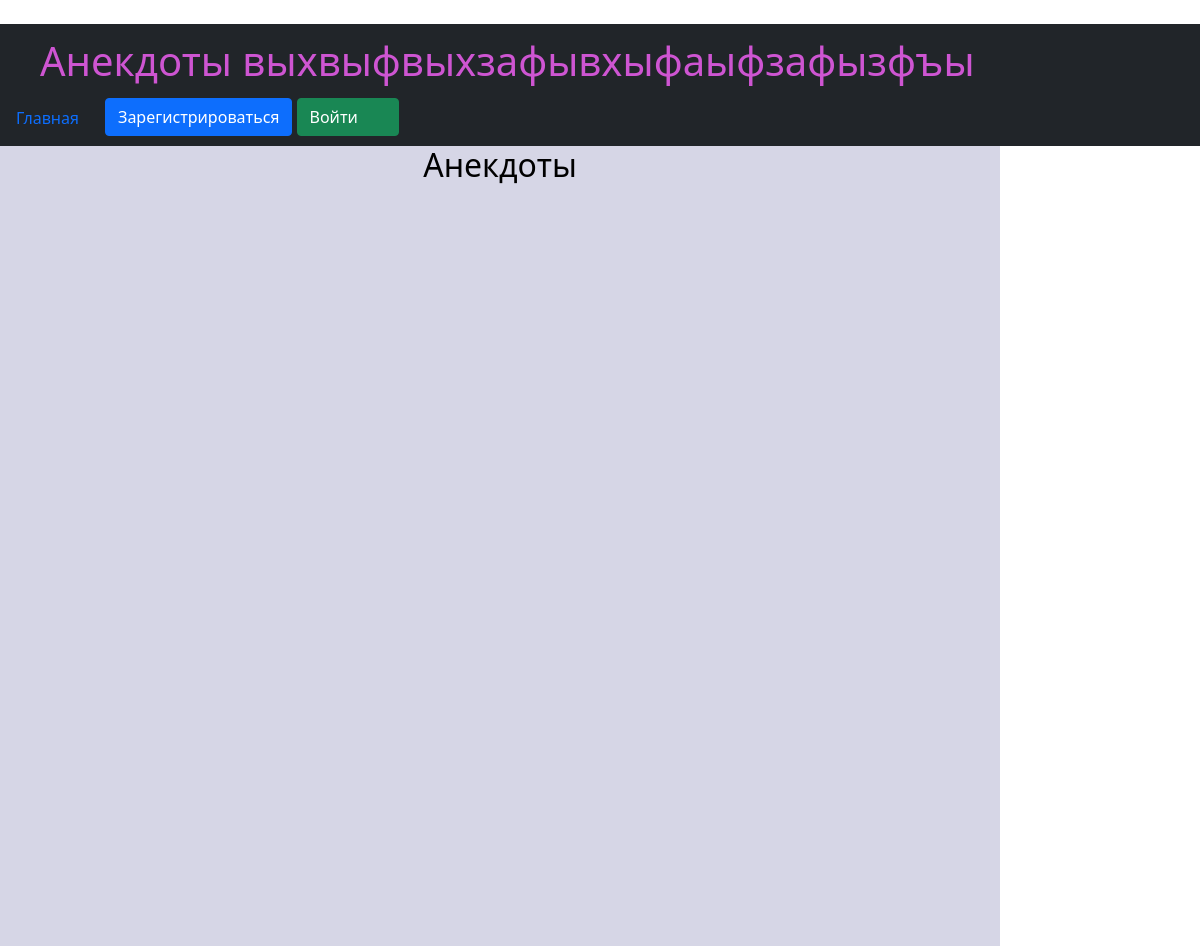
The page /index on the database as committed earlier.
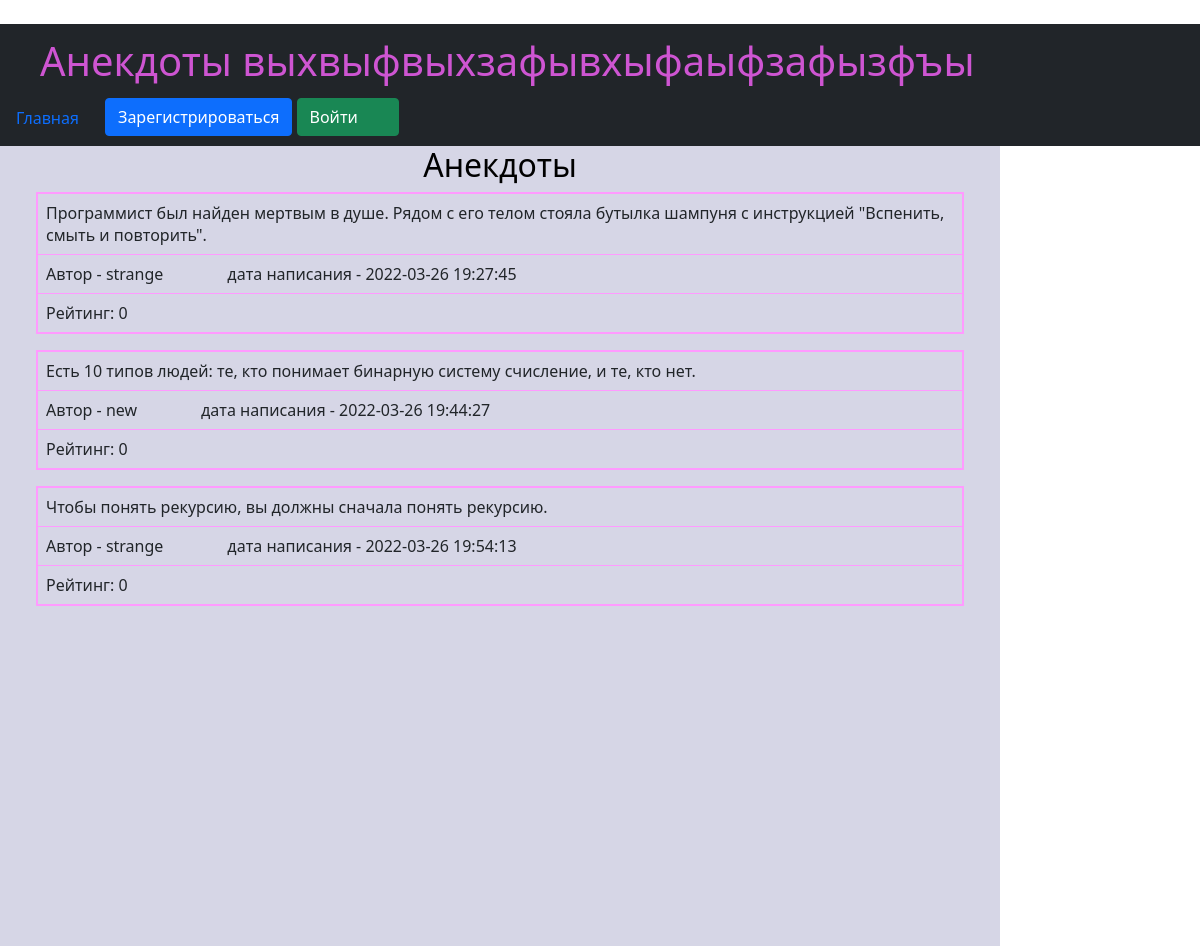
The same page on the database as committed later.
### data/anecdote.py (models this page shows)
class Anecdote(SqlAlchemyBase, SerializerMixin):
    __tablename__ = 'anecdote'
    id = sqlalchemy.Column(sqlalchemy.Integer, primary_key=True, autoincrement=True)
    anecdote = sqlalchemy.Column(sqlalchemy.String, nullable=True)
    date = sqlalchemy.Column(sqlalchemy.String, nullable=True)
    author = sqlalchemy.Column(sqlalchemy.Integer, sqlalchemy.ForeignKey("users.id"))
    rating = sqlalchemy.Column(sqlalchemy.Integer, nullable=True)
    user = orm.relation('User')

### data/users.py (models this page shows, shortened)
class User(SqlAlchemyBase, UserMixin, SerializerMixin):
    __tablename__ = 'users'
    id = sqlalchemy.Column(sqlalchemy.Integer, primary_key=True, autoincrement=True)
    nickname = sqlalchemy.Column(sqlalchemy.String, nullable=True)
    email = sqlalchemy.Column(sqlalchemy.String, index=True, unique=True, nullable=True)
    hashed_password = sqlalchemy.Column(sqlalchemy.String, nullable=True)
    rating = sqlalchemy.Column(sqlalchemy.Integer, nullable=True)
    dislikes = sqlalchemy.Column(sqlalchemy.Integer, nullable=True)
    role = sqlalchemy.Column(sqlalchemy.String, nullable=True)
    banned = sqlalchemy.Column(sqlalchemy.Boolean, nullable=True, default=False)
    anecdots = orm.relation("Anecdote", back_populates='user')

### main.py (the view)
@app.route("/index", methods=["GET"])
def index():
    anecdots = g.db_sess.query(Anecdote)
    return render_template("index.html", anecdots=anecdots)

### data/db_session.py (called while the page is built)
def create_session() -> Session:
    global __factory
    return __factory()

### main.py (called while the page is built)
@app.before_request
def before_request():
    g.db_sess = db_session.create_session()

@app.teardown_request
def teardown_request(teardown):
    g.db_sess.close()

### templates/index.html (shortened to what this page needs)
{% extends "base.html" %}
{% block content %}
<h2 align="center" xmlns:border="http://www.w3.org/1999/xhtml" >Анекдоты</h2>
<div class="container-fluid">
    {% for item in anecdots%}
    <table class="table table-bordered">
        <tr>
            <td>{{item.anecdote}}</td>
        </tr>
        <tr>
            <td><a>Автор - {{item.user.nickname}}</a><a>&emsp;&emsp;&emsp;&emsp;дата написания - {{item.date}}</a></td>
        </tr>
        <tr><td>Рейтинг: {{item.rating}}</td></tr>
    </table>
    {% endfor %}
</div>
{% endblock %}

### templates/base.html (shortened to what this page needs)
﻿<!DOCTYPE html>
<html lang="ru">
<head>
    <link href="https://cdn.jsdelivr.net/npm/bootstrap@5.1.3/dist/css/bootstrap.min.css" rel="stylesheet"
>
    <link rel="stylesheet" type="text/css" href="/static/css/style.css">
    <div class="navbar bg-dark">
        <div class="navbar-brand"><h1>Анекдоты выхвыфвыхзафывхыфаыфзафызфъы</h1></div>
        <ul class="nav">
            <il class="nav-item"><a class="nav-link active" href="/index">Главная</a></il>
            {% if current_user.is_authenticated %}
            <a class="nav-item" style="padding-right: 40px" href="/logout">[ {{ current_user.nickname }} ]</a>
            {% else %}
            <div>
                <a class="btn btn-primary " href="/register">Зарегистрироваться</a>
                <a class="btn btn-success" style="padding-right: 40px" href="/login">Войти</a>
            </div>
            {% endif %}
        </ul>
    </div>
</head>
<body>
<div class="container-fluid">
    <div class="row">
        <div class="col-md-10 main-block">{% block content %}  {% endblock %}</div>
        <div class="col-md-2 left-block">{% block right %}  {% endblock %}</div>
    </div>
</div>
</body>
</html>

### static/css/style.css (style rules this page uses)
h2 { color: #000000; text-align: center; }
.main-block { background-color: #d6d6e6; height: 100vh; }
body, html { width: 100vw; height: 100vh; }
.nav-item { padding-left: 0px; padding-right: 10px; }
.table-bordered { border: 2px solid #ff9aff; }

Rows that differ between the two databases and show on the page:
added Anecdote: anecdote "Программист был найден мертвым в душе. Рядом с его телом стояла бутылка шампуня с инструкцией \"Вспенить, смыть и повторить\".", user.nickname "strange", date "2022-03-26 19:27:45", rating "0"
added Anecdote: anecdote "Есть 10 типов людей: те, кто понимает бинарную систему счисление, и те, кто нет.", user.nickname "new", date "2022-03-26 19:44:27", rating "0"
added Anecdote: anecdote "Чтобы понять рекурсию, вы должны сначала понять рекурсию.", user.nickname "strange", date "2022-03-26 19:54:13", rating "0"
